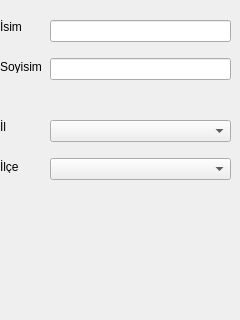
<?xml version="1.0" encoding="UTF-8"?>
<ui version="4.0">
 <class>Form</class>
 <widget class="QWidget" name="Form">
  <property name="geometry">
   <rect>
    <x>0</x>
    <y>0</y>
    <width>240</width>
    <height>320</height>
   </rect>
  </property>
  <property name="windowTitle">
   <string>Form</string>
  </property>
  <widget class="QWidget" name="verticalLayoutWidget">
   <property name="geometry">
    <rect>
     <x>50</x>
     <y>10</y>
     <width>181</width>
     <height>80</height>
    </rect>
   </property>
   <layout class="QVBoxLayout" name="verticalLayout">
    <item>
     <widget class="QLineEdit" name="isim"/>
    </item>
    <item>
     <widget class="QLineEdit" name="soyisim"/>
    </item>
   </layout>
  </widget>
  <widget class="QWidget" name="verticalLayoutWidget_2">
   <property name="geometry">
    <rect>
     <x>50</x>
     <y>110</y>
     <width>181</width>
     <height>80</height>
    </rect>
   </property>
   <layout class="QVBoxLayout" name="verticalLayout_2">
    <item>
     <widget class="QComboBox" name="il"/>
    </item>
    <item>
     <widget class="QComboBox" name="ilce"/>
    </item>
   </layout>
  </widget>
  <widget class="QLabel" name="isim_label">
   <property name="geometry">
    <rect>
     <x>0</x>
     <y>20</y>
     <width>47</width>
     <height>13</height>
    </rect>
   </property>
   <property name="text">
    <string>İsim</string>
   </property>
  </widget>
  <widget class="QLabel" name="soyisim_label">
   <property name="geometry">
    <rect>
     <x>0</x>
     <y>60</y>
     <width>47</width>
     <height>13</height>
    </rect>
   </property>
   <property name="text">
    <string>Soyisim</string>
   </property>
  </widget>
  <widget class="QLabel" name="il_label">
   <property name="geometry">
    <rect>
     <x>0</x>
     <y>120</y>
     <width>47</width>
     <height>13</height>
    </rect>
   </property>
   <property name="text">
    <string>İl</string>
   </property>
  </widget>
  <widget class="QLabel" name="ilce_label">
   <property name="geometry">
    <rect>
     <x>0</x>
     <y>160</y>
     <width>47</width>
     <height>13</height>
    </rect>
   </property>
   <property name="text">
    <string>İlçe</string>
   </property>
  </widget>
 </widget>
 <resources/>
 <connections/>
</ui>
